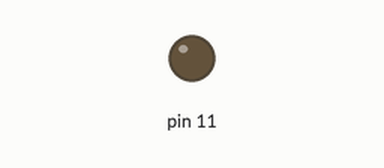
A sketch run on a simulated Arduino Uno, built with avr-gcc and run on an emulated ATmega328P. Shown: output pins drawn as LEDs (lit = HIGH). What the sketch prints to the serial monitor is not drawn.

Above: at 0.38 s.
At 4.82 s:
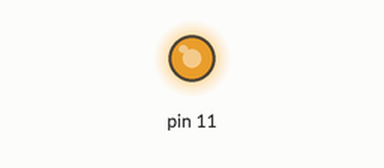
At 9.65 s:
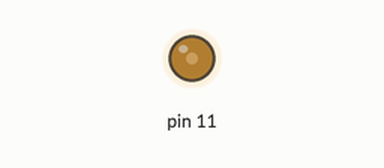
At 39.07 s:
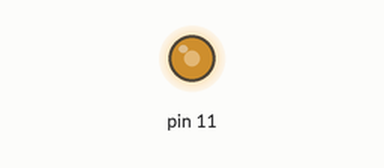
Timing chart, 0 to 40.0 s (numbered marks = the images above):
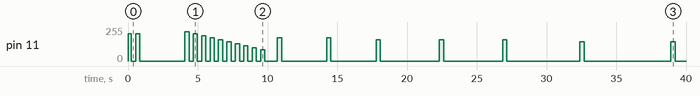

Measured:
- by itself, pin 11: 0/255 → 205/255 at 0.00 s, → 0/255 0.24 s later, → 205/255 0.30 s later, → 0/255 0.30 s later, … (38 changes in this stretch)

The sketch:

eggio.ino
```cpp
#define PATTERN_SIZE 30
#define VIBRATION_DURATION 100

/* The time cycle of the pattern. */
int time = 0;
/* The time of the current vibration pattern. */
int vibration_timer = 0;

/* Index of the current vibration */
int curr_pos = 0;

/* True if the vibration motor is currently on. */
bool motor_on = false;

/* Scalars to make 1->10 scale work. */
int delay_scale = 1000;
int intensity_scale = 15;
int intensity_offset = 70;

/* Pattern of meditation.
   Each pair (i, d) represents a vibration in the pattern with intensity i and delay d.
   Delay d occurs after its corresponding vibration completes.
   Both i and d range on a scale from 1 to 10. */
int pattern[PATTERN_SIZE][2]  =
{
{9, .1},
{9, 3},

// Range of intensitys
{10, .5},
{9, .5},
{8, .5},
{7, .5},
{6, .5},
{5, .5},
{4, .5},
{3, .5},
{2, .5},
{1, .5},
{0, .5},

// Marks the start
{7, 3},
{7, 3},
{6, 4},
{6, 4},
{6, 5},
{5, 6},
{5, 6},
{5, 7},
{5, 7},
{5, 7},
{5, 7},

{3, 7},
{3, 7},
{3, 7},

// Marks the end
{7, 1},
{7, 1}
};

int intensity_for_position (int pos)
{
  return intensity_offset + pattern[pos][0] * intensity_scale;
}

int delay_for_position (int pos)
{
  return pattern[pos][1] * delay_scale;
}

void setup()
{
  Serial.begin(9600);
  pinMode(11, OUTPUT);
}

void loop()
{

  if (curr_pos >= PATTERN_SIZE)
    abort();

  bool did_switch_off = switch_motor_with_intensity(intensity_for_position(curr_pos));

  if (did_switch_off) {
    delay (delay_for_position(curr_pos));
    curr_pos++;
  }

  vibration_timer++;
  time++;
}

/* Returns true if the motor was switched off, so the delay wait can begin. */
bool switch_motor_with_intensity(int intensity)
{
    Serial.print(vibration_timer % VIBRATION_DURATION);
    Serial.print("\n");
  if (vibration_timer % VIBRATION_DURATION == 0) {
      vibration_timer = 0;
      if (motor_on) {
        analogWrite (11, 0);
        motor_on = false;
        return true;
      } else {
        if (intensity > intensity_offset && intensity <= 250)
          analogWrite (11, intensity);
        motor_on = true;
        return false;
      }
  }

  return false;
}
```
